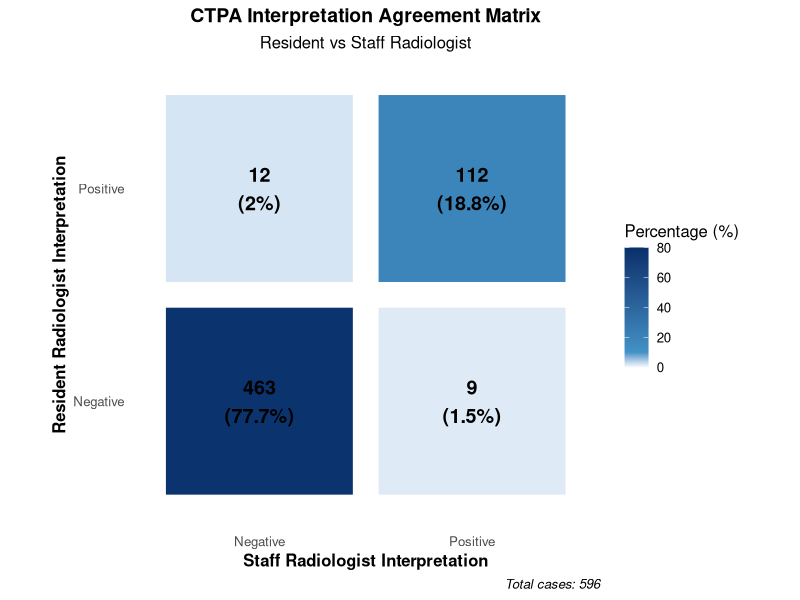

Source code (R):
## ---- chunk 1
knitr::opts_chunk$set(echo = TRUE)
## ---- chunk 2
library(tidyverse)
library(kableExtra)
## ---- chunk 3
ctpa_data <- read.csv("CTPAData.csv", stringsAsFactors = FALSE)

# Create the base contingency table
contingency_table <- table(ctpa_data$Resident, ctpa_data$Staff)

# Calculate totals and percentages
total_cases <- sum(contingency_table)
row_totals <- rowSums(contingency_table)
col_totals <- colSums(contingency_table)
## ---- chunk 4
# Create Contingency Table
simple_table <- matrix(
  c(
    paste0(contingency_table["N", "N"], " (", round(contingency_table["N", "N"]/total_cases*100, 1), "%)"),
    paste0(contingency_table["N", "P"], " (", round(contingency_table["N", "P"]/total_cases*100, 1), "%)"),
    paste0(row_totals["N"], " (", round(row_totals["N"]/total_cases*100, 1), "%)"),
    paste0(contingency_table["P", "N"], " (", round(contingency_table["P", "N"]/total_cases*100, 1), "%)"),
    paste0(contingency_table["P", "P"], " (", round(contingency_table["P", "P"]/total_cases*100, 1), "%)"),
    paste0(row_totals["P"], " (", round(row_totals["P"]/total_cases*100, 1), "%)"),
    paste0(col_totals["N"], " (", round(col_totals["N"]/total_cases*100, 1), "%)"),
    paste0(col_totals["P"], " (", round(col_totals["P"]/total_cases*100, 1), "%)"),
    paste0(total_cases, " (100%)")
  ),
  nrow = 3,
  ncol = 3,
  byrow = TRUE
)

colnames(simple_table) <- c("Staff: Negative", "Staff: Positive", "Row Total")
rownames(simple_table) <- c("Resident: Negative", "Resident: Positive", "Column Total")

kable(simple_table, align = 'c') %>%
  kable_styling(bootstrap_options = "striped", full_width = FALSE) %>%
  row_spec(0, bold = TRUE) %>%
  row_spec(3, bold = TRUE) %>%
  column_spec(4, bold = TRUE)
## ---- chunk 5
# Calculate Cohen's Kappa
observed_agreement <- sum(diag(contingency_table)) / total_cases
expected_agreement <- sum((row_totals/total_cases) * (col_totals/total_cases))
kappa_value <- (observed_agreement - expected_agreement) / (1 - expected_agreement)

# Calculate 95% CI
n <- total_cases
p_o <- observed_agreement
p_e <- expected_agreement
var_kappa <- (p_o * (1 - p_o)) / (n * (1 - p_e)^2)
se_kappa <- sqrt(var_kappa)
ci_lower <- kappa_value - 1.96 * se_kappa
ci_upper <- kappa_value + 1.96 * se_kappa

kappa_summary <- data.frame(
  Statistic = c("Cohen's Kappa", "95% CI Lower", "95% CI Upper"),
  Value = c(
    round(kappa_value, 3),
    round(ci_lower, 3),
    round(ci_upper, 3)
  )
)

kable(kappa_summary, align = c('l', 'c')) %>%
  kable_styling(full_width = FALSE)
## ---- chunk 6
cat("## Interpretation\n\n")
cat("**Data Summary:**\n")
cat("- Total CTPA studies:", total_cases, "\n")
cat("- Overall agreement:", round(observed_agreement * 100, 1), "%\n")
cat("- Discordant cases:", sum(contingency_table["P", "N"] + contingency_table["N", "P"]), "\n\n")

cat("**Key Findings:**\n")
cat("- Cohen's Kappa =", round(kappa_value, 3), "\n")
cat("- 95% CI: [", round(ci_lower, 3), ",", round(ci_upper, 3), "]\n")
## ---- chunk 7
library(ggplot2)
library(scales)

# Prepare data with percentages
contingency_df <- as.data.frame(contingency_table)
names(contingency_df) <- c("Resident", "Staff", "Count")
contingency_df$Percentage <- contingency_df$Count / total_cases * 100
contingency_df$Label <- paste0(contingency_df$Count, "\n(", round(contingency_df$Percentage, 1), "%)")

# Generate Agreement Heatmap
ggplot(contingency_df, aes(x = Staff, y = Resident, fill = Percentage)) +
  geom_tile(color = "white", linewidth = 1.5, width = 0.9, height = 0.9) +
  geom_text(aes(label = Label), color = "black", size = 5, fontface = "bold") +
  scale_fill_gradientn(
    colors = c("#f7fbff", "#4292c6", "#08306b"),
    values = rescale(c(0, 10, 80)),
    name = "Percentage (%)",
    limits = c(0, 80)
  ) +
  scale_x_discrete(labels = c("Negative", "Positive")) +
  scale_y_discrete(labels = c("Negative", "Positive")) +
  labs(
    title = "CTPA Interpretation Agreement Matrix",
    subtitle = "Resident vs Staff Radiologist",
    x = "Staff Radiologist Interpretation",
    y = "Resident Radiologist Interpretation",
    caption = paste("Total cases:", total_cases)
  ) +
  theme_minimal(base_size = 12) +
  theme(
    plot.title = element_text(face = "bold", hjust = 0.5, size = 14),
    plot.subtitle = element_text(hjust = 0.5, size = 12),
    axis.title = element_text(face = "bold"),
    legend.position = "right",
    panel.grid = element_blank(),
    plot.caption = element_text(face = "italic")
  ) +
  coord_fixed(ratio = 1)
